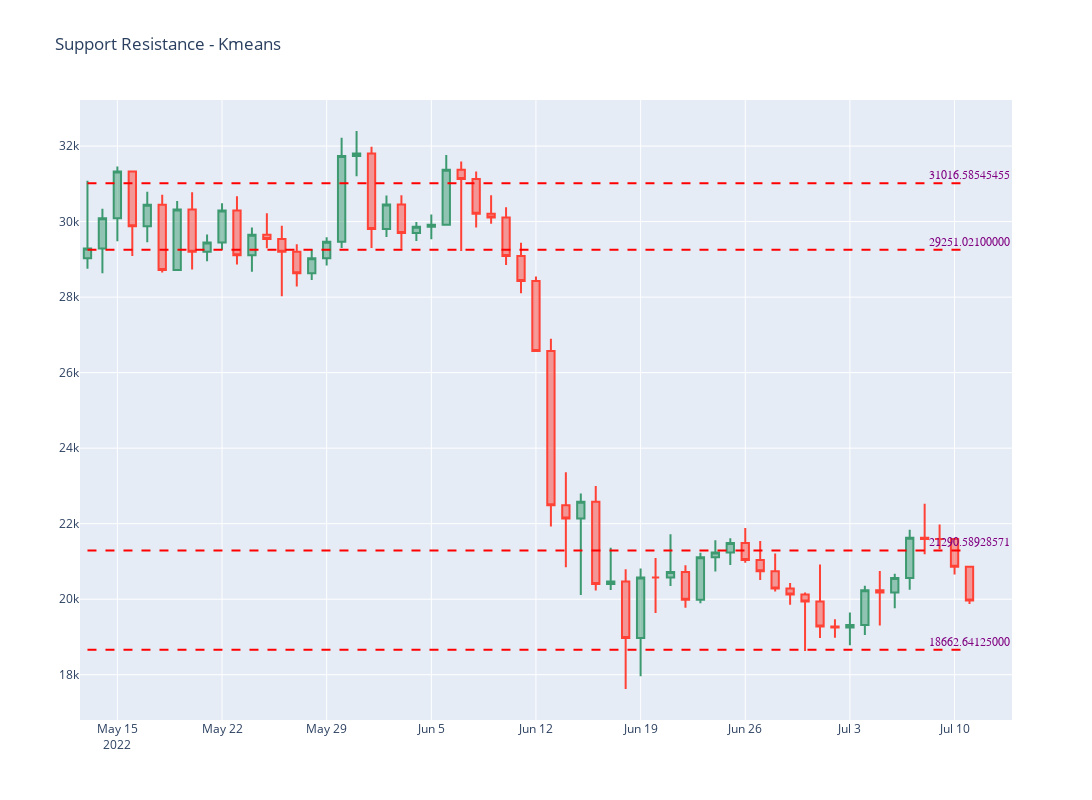
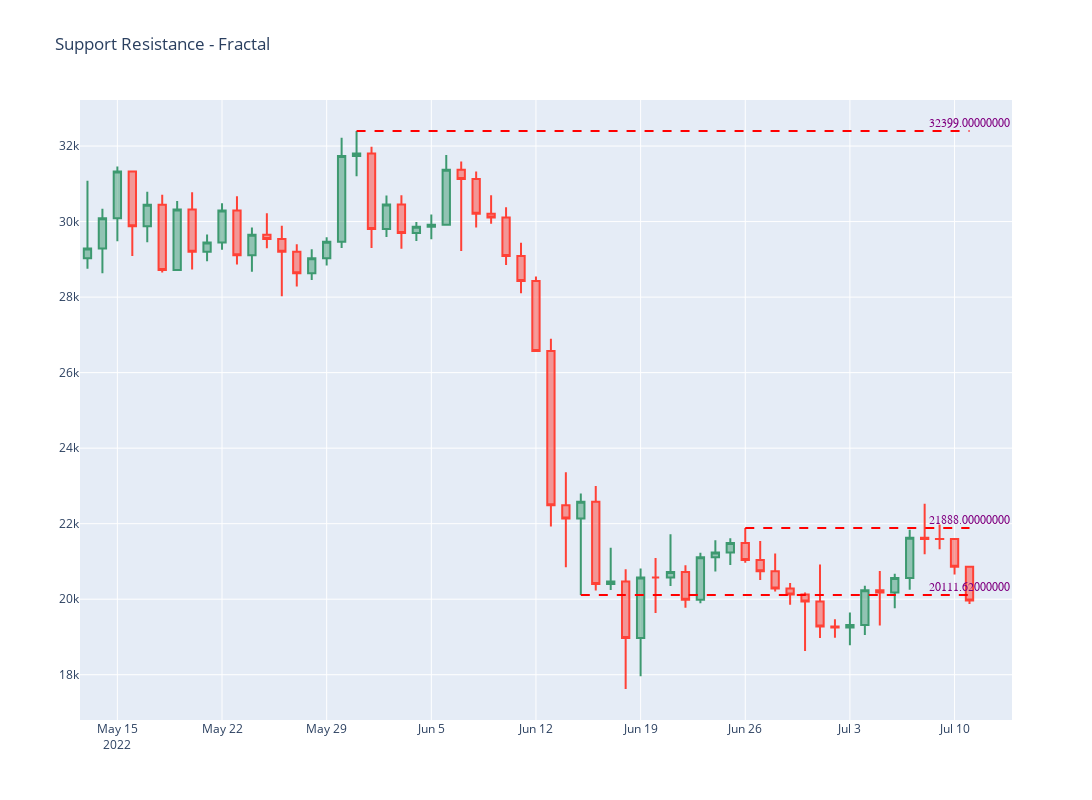
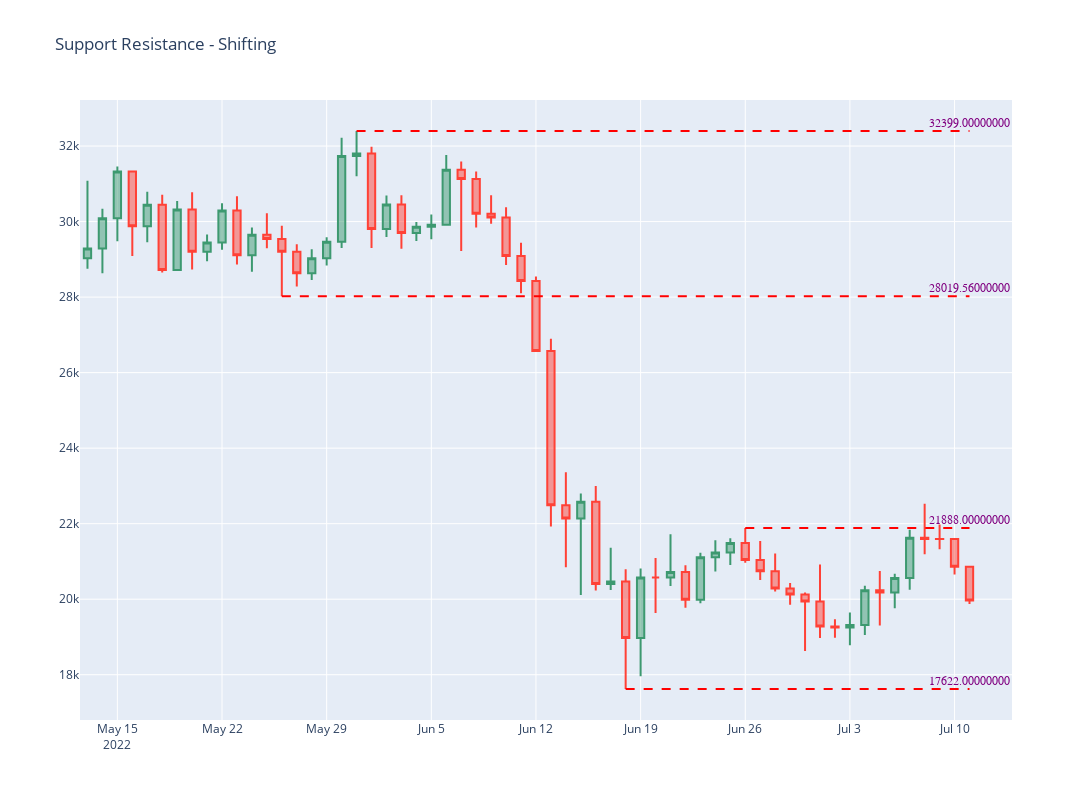
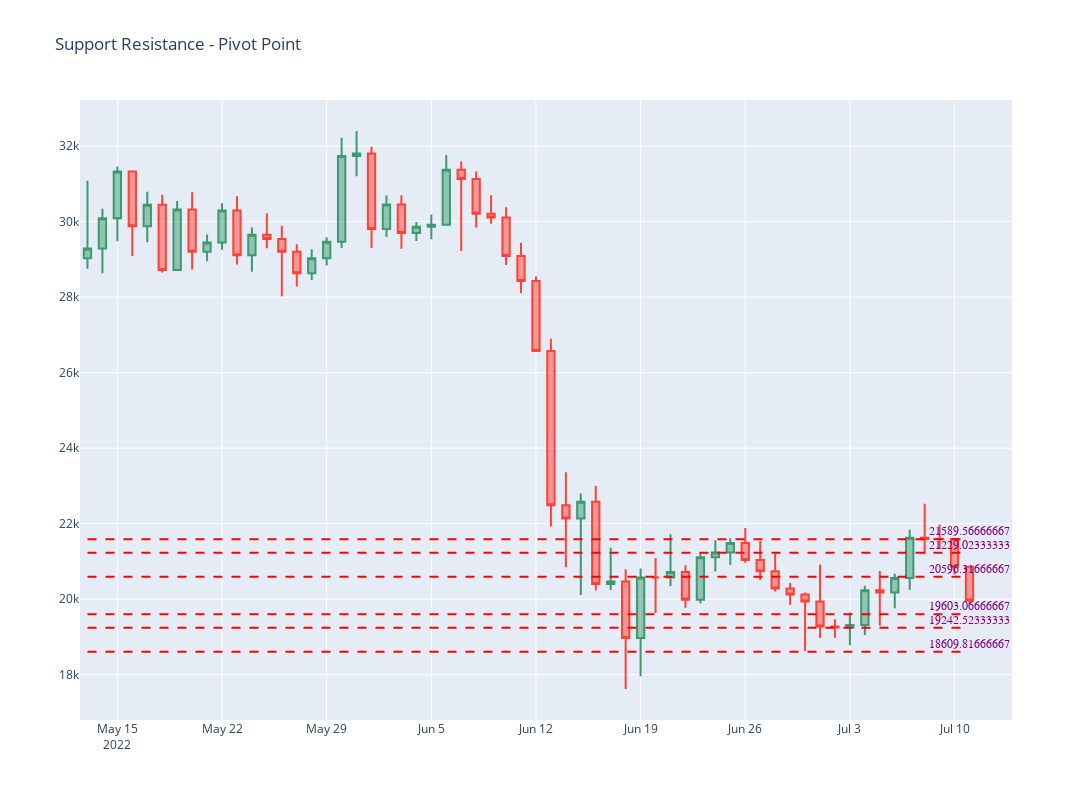

Notebook cell for these charts, in order:
### Code cell
from support_resistance_utils import get_kmeans_levels, get_fractal_levels, get_window_shifting_levels, get_pivot_point_levels

plot_all(get_kmeans_levels(data), data, 'Support Resistance - Kmeans')
plot_all(get_fractal_levels(data), data, 'Support Resistance - Fractal')
plot_all(get_window_shifting_levels(data), data, 'Support Resistance - Shifting')
plot_all(get_pivot_point_levels(data), data, 'Support Resistance - Pivot Point')
